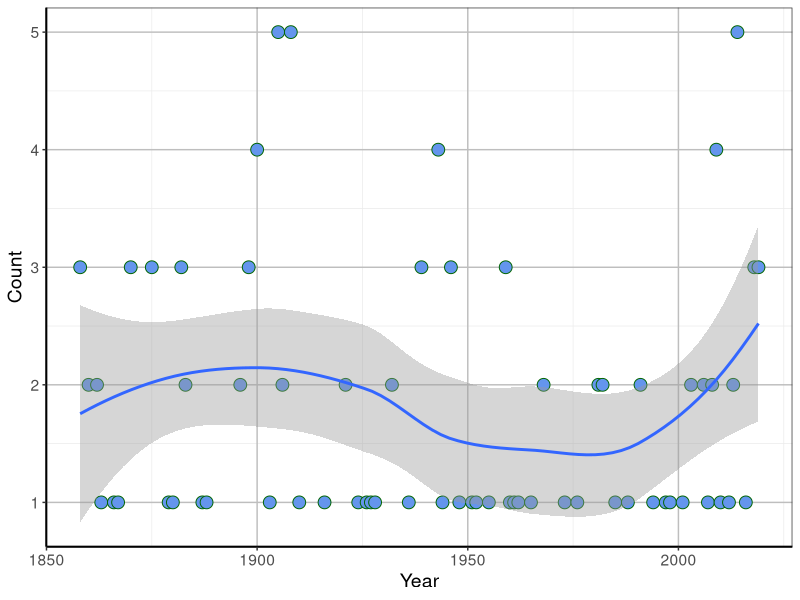

Reproduce this figure in R.
library(tidyverse)

# Calculates the number of days above a given maximum temperature--------------------

dataw <- read.csv("data/melbourne.csv", header = TRUE)

input <- dataw %>%
        group_by(Year) %>%
        filter(Month == 1) %>%
        filter (Max >= 40 ) %>%
        summarise(Count = n())
        
input

plot <- ggplot(input, aes(x=Year, y = Count)) +
        geom_point(size=4, shape=21, fill = "cornflowerblue", colour = "darkgreen") +
        geom_smooth(method=loess)+
        theme_bw() +
        theme(panel.grid.major = element_line(size = 0.5, color = "grey"), 
        axis.line = element_line(size = 0.7, color = "black"), 
        text = element_text(size = 14))
plot

